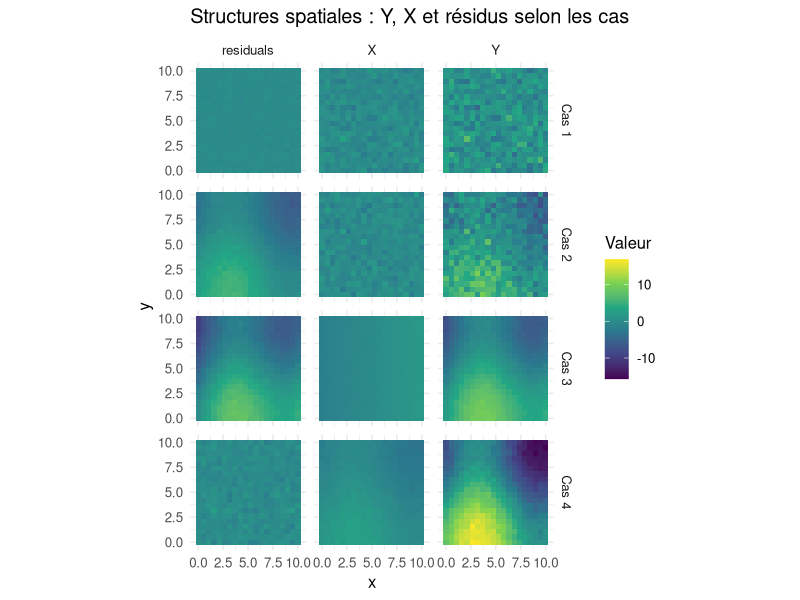
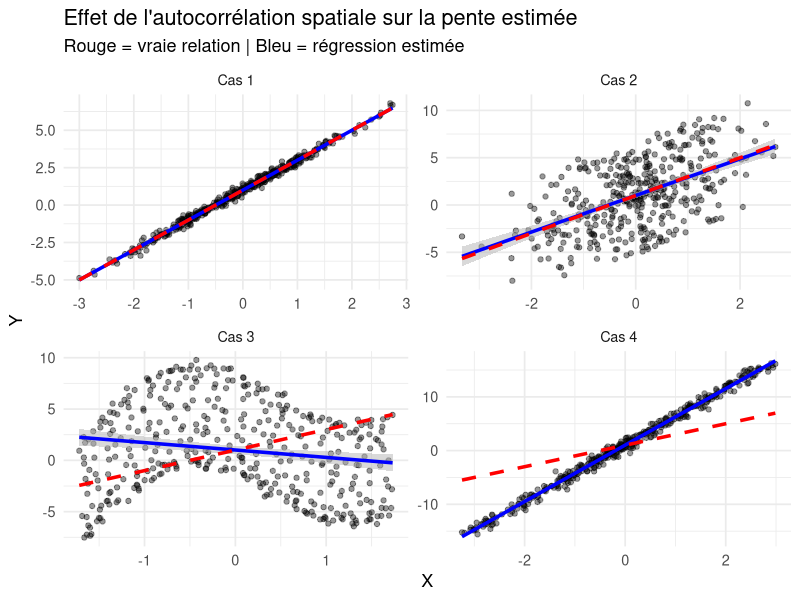

These charts were generated, in order, by the following R code:
#------------------------------------------------------------------------------#
## simulation : influence de l'autocorrélation spatiale sur une régression ##
# cet exemple a été généré à partir de ChatGPT 
# Jean-Yves Barnagaud (jean-yves.barnagaud@ephe.psl.eu)
# 08 avril 2026
#------------------------------------------------------------------------------#

# paramètres de simulation -----------------------------------------------------

set.seed(42)
n <- 200
s <- seq(0, 10, length.out = n)

beta0 <- 1
beta1 <- 2
epsilon <- rnorm(n, 0, 0.2)

## cas 1 : pas d'effet spatial -------------------------------------------------

# ici, les résidus ne sont pas structurés spatialement

X <- rnorm(n)
Y <- beta0 + beta1 * X + epsilon

model1 <- lm(Y ~ X)
coef(model1)

# pente bonne et résidus non autocorrélés

## cas 2 : ACS résiduelle sans lien avec le prédicteur -------------------------

spatial_effect <- sin(s)

X <- rnorm(n) 
Y <- beta0 + beta1 * X + spatial_effect + epsilon

model2 <- lm(Y ~ X)
coef(model2)

# pente bonne mais les résidus sont spatialement autocorrélés

## cas 3 : le prédicteur est structuré spatialement ----------------------------

X <- scale(s) + rnorm(n, 0, 0.05)

spatial_effect <- 5 * sin(s)

Y <- beta0 + beta1 * X + spatial_effect + epsilon

model3 <- lm(Y ~ X)
coef(model3)

# la pente n'est plus bonne 

## cas 4: effet spatial fort et prédicteur structuré ---------------------------

base_spatial <- scale(sin(s))

X <- 1.5 * base_spatial + rnorm(n, 0, 0.2)

spatial_effect <- 5 * base_spatial + rnorm(n, 0, 0.2)

Y <- beta0 + beta1 * X + spatial_effect + epsilon

model4 <- lm(Y ~ X)
coef(model4)

# la pente n'est plus bonne du tout

## visualisation ---------------------------------------------------------------

library(ggplot2)
library(dplyr)
library(tidyr)

set.seed(42)

# ----------------------------
# 1. Grille spatiale 2D
# ----------------------------
n_side <- 20
grid <- expand.grid(
  x = seq(0, 10, length.out = n_side),
  y = seq(0, 10, length.out = n_side)
)

n <- nrow(grid)

# Structure spatiale de base
base_spatial <- with(grid, scale(sin(x/2) + cos(y/3)))

# Paramètres
beta0 <- 1
beta1 <- 2

# ----------------------------
# 2. Fonction pour générer un cas
# ----------------------------
generate_case <- function(case_name) {
  
  epsilon <- rnorm(n, 0, 0.2)
  
  if (case_name == "Cas 1") {
    X <- rnorm(n)
    spatial_effect <- 0
    
  } else if (case_name == "Cas 2") {
    X <- rnorm(n)
    spatial_effect <- 3 * base_spatial
    
  } else if (case_name == "Cas 3") {
    X <- scale(grid$x) + rnorm(n, 0, 0.05)
    spatial_effect <- 5 * base_spatial
    
  } else if (case_name == "Cas 4") {
    X <- 1.5 * base_spatial + rnorm(n, 0, 0.2)
    spatial_effect <- 5 * base_spatial + rnorm(n, 0, 0.2)
  }
  
  Y <- beta0 + beta1 * X + spatial_effect + epsilon
  
  df <- grid %>%
    mutate(
      X = as.numeric(X),
      Y = as.numeric(Y)
    )
  
  model <- lm(Y ~ X, data = df)
  
  df$residuals <- resid(model)
  df$case <- case_name
  
  return(df)
}

# ----------------------------
# 3. Générer les 4 cas
# ----------------------------
df_all <- bind_rows(
  generate_case("Cas 1"),
  generate_case("Cas 2"),
  generate_case("Cas 3"),
  generate_case("Cas 4")
)

# ----------------------------
# 4. Format long pour ggplot
# ----------------------------
df_long <- df_all %>%
  select(x, y, case, Y, X, residuals) %>%
  pivot_longer(cols = c(Y, X, residuals),
               names_to = "variable",
               values_to = "value")

# ----------------------------
# 5. Figure finale
# ----------------------------
ggplot(df_long, aes(x = x, y = y, fill = value)) +
  geom_tile() +
  coord_fixed() +
  scale_fill_viridis_c() +
  facet_grid(case ~ variable) +
  labs(
    title = "Structures spatiales : Y, X et résidus selon les cas",
    fill = "Valeur"
  ) +
  theme_minimal(base_size = 12)

#+
 # scale_fill_viridis_c(option = "C", limits = range(df_long$value))

## graphiques attendu vs observé -----------------------------------------------

# ----------------------------
# 1. Grille et structure
# ----------------------------
n_side <- 20
grid <- expand.grid(
  x = seq(0, 10, length.out = n_side),
  y = seq(0, 10, length.out = n_side)
)

n <- nrow(grid)
base_spatial <- with(grid, scale(sin(x/2) + cos(y/3)))

beta0 <- 1
beta1 <- 2

# ----------------------------
# 2. Fonction génération
# ----------------------------
generate_case <- function(case_name) {
  
  epsilon <- rnorm(n, 0, 0.2)
  
  if (case_name == "Cas 1") {
    X <- rnorm(n)
    spatial_effect <- 0
    
  } else if (case_name == "Cas 2") {
    X <- rnorm(n)
    spatial_effect <- 3 * base_spatial
    
  } else if (case_name == "Cas 3") {
    X <- scale(grid$x) + rnorm(n, 0, 0.05)
    spatial_effect <- 5 * base_spatial
    
  } else if (case_name == "Cas 4") {
    X <- 1.5 * base_spatial + rnorm(n, 0, 0.2)
    spatial_effect <- 5 * base_spatial + rnorm(n, 0, 0.2)
  }
  
  Y <- beta0 + beta1 * X + spatial_effect + epsilon
  
  df <- data.frame(X = as.numeric(X), Y = as.numeric(Y))
  
  model <- lm(Y ~ X, data = df)
  
  df$case <- case_name
  df$Y_true <- beta0 + beta1 * df$X  # vraie relation
  
  # prédictions modèle observé + IC
  pred <- predict(model, interval = "confidence")
  df$Y_hat <- pred[, "fit"]
  df$Y_hat_low <- pred[, "lwr"]
  df$Y_hat_high <- pred[, "upr"]
  
  return(df)
}

# ----------------------------
# 3. Générer les données
# ----------------------------
df_all <- bind_rows(
  generate_case("Cas 1"),
  generate_case("Cas 2"),
  generate_case("Cas 3"),
  generate_case("Cas 4")
)

# ----------------------------
# 4. Graphique
# ----------------------------
ggplot(df_all, aes(x = X, y = Y)) +
  
  # Points
  geom_point(alpha = 0.4) +
  
  # IC modèle estimé
  geom_ribbon(aes(ymin = Y_hat_low, ymax = Y_hat_high),
              fill = "grey70", alpha = 0.5) +
  
  # Droite estimée (biaisée ou non)
  geom_line(aes(y = Y_hat), color = "blue", linewidth = 1.2) +
  
  # Vraie droite
  geom_line(aes(y = Y_true), color = "red", linewidth = 1.2, linetype = "dashed") +
  
  facet_wrap(~ case, scales = "free") +
  
  labs(
    title = "Effet de l'autocorrélation spatiale sur la pente estimée",
    subtitle = "Rouge = vraie relation | Bleu = régression estimée",
    x = "X",
    y = "Y"
  ) +
  
  theme_minimal(base_size = 13)
